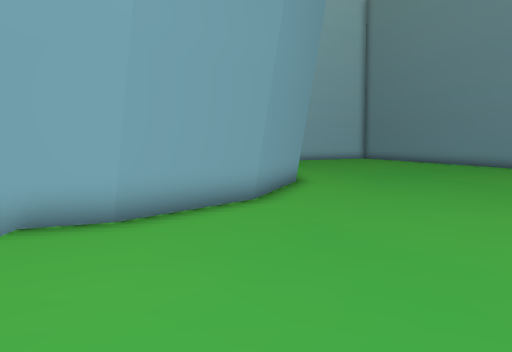
view 1 (above)

12 first-person views from a walk through a Unity game level. The camera is 1.4 m above the floor, tilts 6° down and sees 75° across. The floor is counted in squares, 1 m on a side. Each view is taken from the middle of a square. On the plan, view 1 faces up. The plan holds only what a view shows up to about 15 squares ahead; the rest is blank. The place goes on beyond the plan. Some animated figures are left out.

view 2
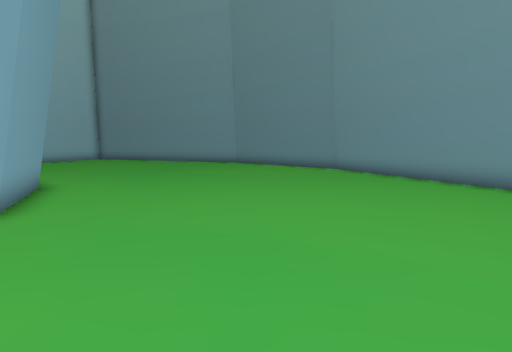

view 3
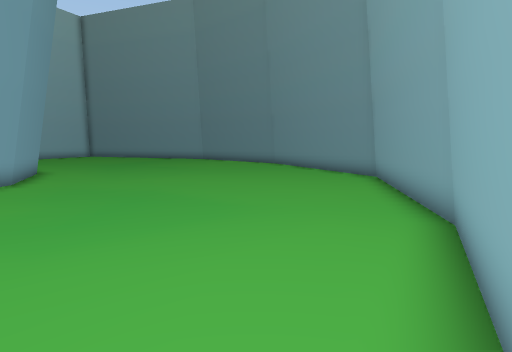

view 4
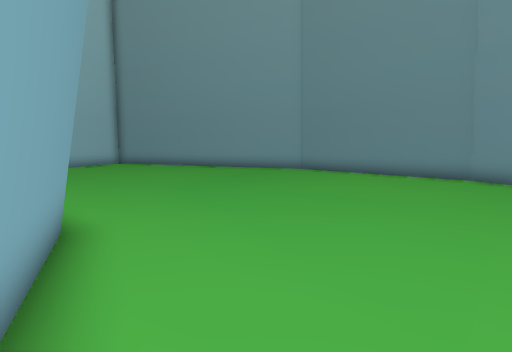

view 5
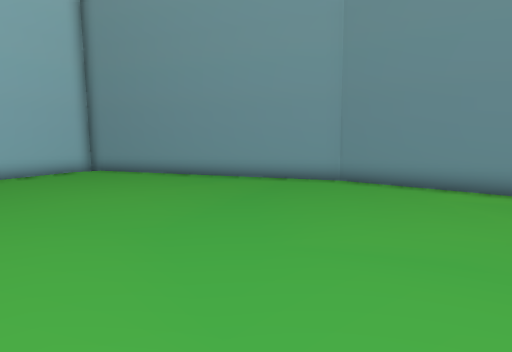

view 6
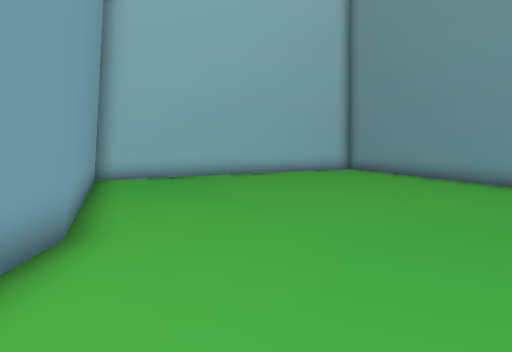

view 7
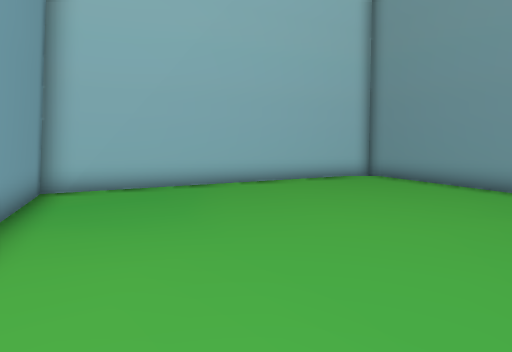

view 8
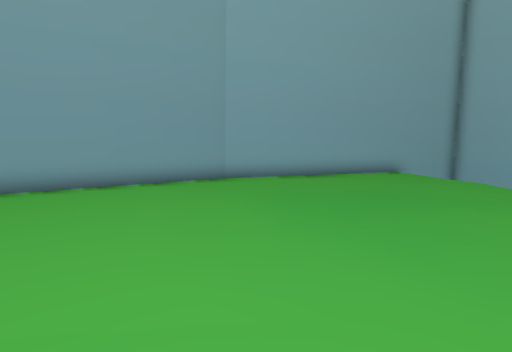

view 9
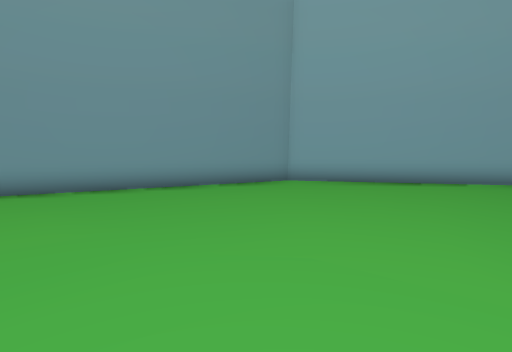

view 10
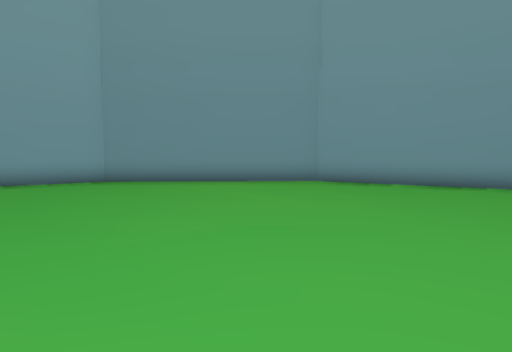

view 11
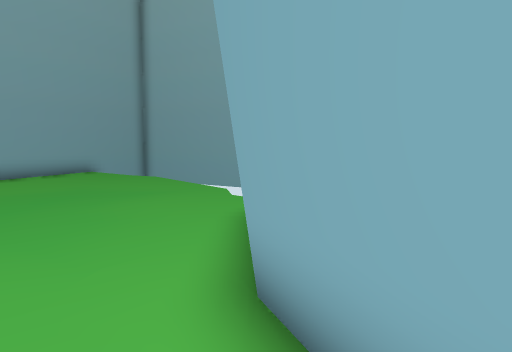

view 12
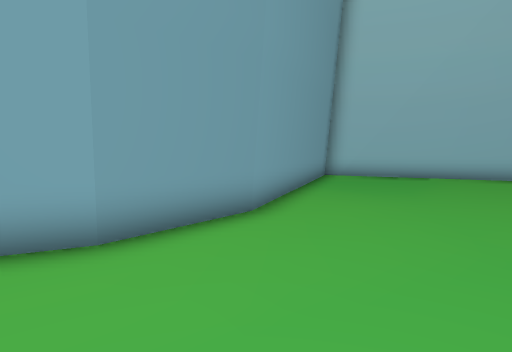

### Floor plan
Points are (right, up) in squares from view 1. A wall is a line through its corners. A room is listed if a view was taken in it or the views show most of it. See-through windows are left out.
Room 1 (views 1, 2, 3, 4, 5, 6, 7, 8, 9, 10, 11, 12)
walls: (4.1, -3.5) (10.5, 0.9) (13.5, 8.8) (13.3, 16.2) (9, 25.8); (7.3, 26) (-1.5, 21.7) (1.5, 14.5) (1.6, 11.6) (0.1, 7.9) (-2.2, 5.6) (-4, 5); (-4.1, -6.2) (4.2, -3.4)
ways out: opening at (8, 26)

Where each view was taken, in squares from view 1:
view 1: 0 up, 0 right, facing up
view 2: 0 up, 1 left, facing up-right
view 3: 5 down, 2 left, facing up-right
view 4: 6 up, 0 right, facing up-right
view 5: 10 up, 3 right, facing up-right
view 6: 10 up, 4 right, facing up
view 7: 13 up, 4 right, facing up
view 8: 9 up, 3 right, facing down
view 9: 10 up, 3 right, facing down-right
view 10: 11 up, 2 right, facing right
view 11: 10 up, 2 right, facing down-left
view 12: 10 up, 6 right, facing up-left
